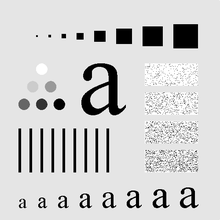
%> input picture Image Processing/smooth.tif, 220 x 220 px, shrunk from 500 x 500 before the run
$ octave smoothingLinearFilterAdvanced.m   (GNU Octave 9; MATLAB toolbox functions it lacks are replaced by stand-ins)
%> lines starting %> are read from the running program, lines starting %| are printed output that depends on the picture
img = imread('smooth.tif');
%> img is the input picture: size 220x220 uint8; min 0, max 255, mean 207.5

workImage = double(img);

[r,c,d] = size(workImage);
%> r = 220; c = 220; d = 1

box=[1 1 1; 1 1 1; 1 1 1]*(1/9); %3*3 box mask

[x,y] = size(box);
x = floor(x/2);
y = floor(y/2);

finalImage = zeros(r,c,d);

for j = 1:r
    for k = 1:c
        for l = -x:x
            for m = -y:y
                if(j+l >=1 && j+l <= r && k+m >=1 && k+m <= c) %if inside the bound then calculate. Otherwise add nothing
                    finalImage(j,k) = finalImage(j,k)+(workImage(j+l,k+m)*box(l+x+1,m+y+1));
                end
            end
        end
    end
end
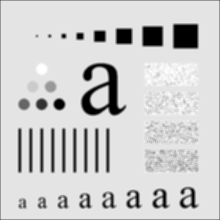
%> finalImage: size 220x220 double; min 0, max 255, mean 206.1; drawn with min black and max white


finalImage1 = zeros(r,c,d);

weighted=[1 2 1; 2 4 2; 1 2 1]*(1/16); %3*3 weighted average mask

[x,y] = size(weighted);
x = floor(x/2);
y = floor(y/2);


for j = x+1:r-x
    for k = y+1:c-y
        for l = -x:x
            for m = -y:y
                if(j+l >=1 && j+l <= r && k+m >=1 && k+m <= c) %if inside the bound then calculate. Otherwise add nothing
                  finalImage1(j,k) = finalImage1(j,k)+workImage(j+l,k+m)*weighted(l+x+1,m+y+1);
                end
            end
        end
    end
end


finalImage2 = zeros(r,c,d);

box=ones(7,7)*(1/49);

[x,y] = size(box);
x = floor(x/2);
y = floor(y/2);

for j = x+1:r-x
    for k = y+1:c-y
        for l = -x:x
            for m = -y:y
                if(j+l >=1 && j+l <= r && k+m >=1 && k+m <= c) %if inside the bound then calculate. Otherwise add nothing
                  finalImage2(j,k) = finalImage2(j,k)+workImage(j+l,k+m)*box(l+x+1,m+y+1);
                end
            end
        end
    end
end
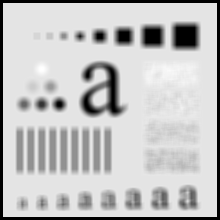
%> finalImage2: size 220x220 double; min 0, max 255, mean 195.2; drawn with min black and max white


subplot(2,2,1);
imshow(img);
title('real image')
subplot(2,2,2);
imshow(uint8(finalImage));
title('3*3 box mask');
subplot(2,2,3);
imshow(uint8(finalImage1));
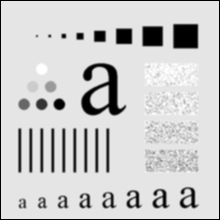
%> displayed picture: size 220x220, on the screen's scale of 0 to 255; min 0, max 255, mean 203.4
title('3*3 weighted average mask');
subplot(2,2,4);
imshow(uint8(finalImage2));
title('7*7 mask');
